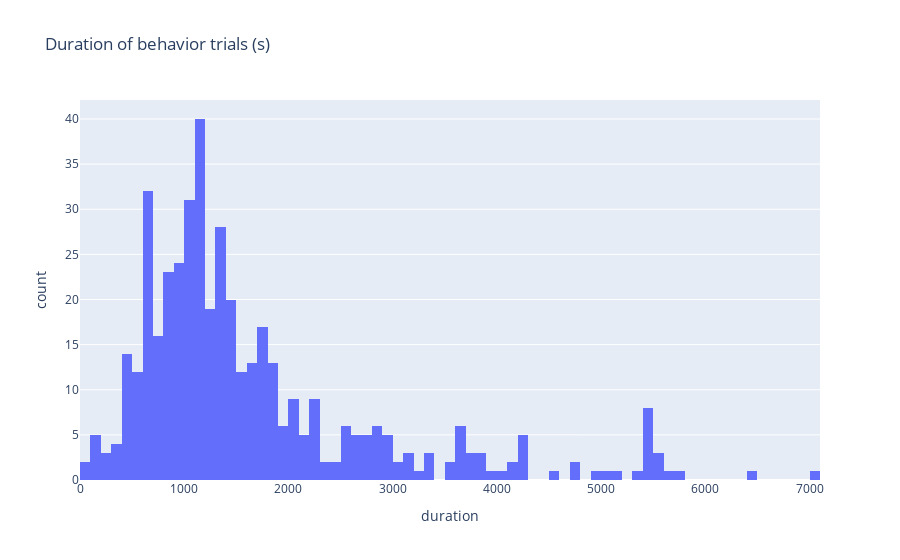

The notebook cell saved with this chart:
### Code cell
px.histogram(
    doc_behavior,
    x='duration', 
    nbins=100, 
    title='Duration of behavior trials (s)'
)

### Figure 1 — Plotly figure (JSON) as saved in the notebook; plotly's stock layout.template omitted (floating-point values rounded to 4 significant figures; data arrays with more than 128 entries replaced by an {"elided": "..."} marker saying what was removed)
{"data": [{"alignmentgroup": "True", "bingroup": "x", "hovertemplate": "duration=%{x}<br>count=%{y}<extra></extra>", "legendgroup": "", "marker": {"color": "#636efa", "pattern": {"shape": ""}}, "name": "", "nbinsx": 100, "offsetgroup": "", "orientation": "v", "showlegend": false, "type": "histogram", "x": {"elided": "442 float values"}, "xaxis": "x", "yaxis": "y"}], "layout": {"barmode": "relative", "legend": {"tracegroupgap": 0}, "title": {"text": "Duration of behavior trials (s)"}, "xaxis": {"anchor": "y", "domain": [0, 1], "title": {"text": "duration"}}, "yaxis": {"anchor": "x", "domain": [0, 1], "title": {"text": "count"}}}}
